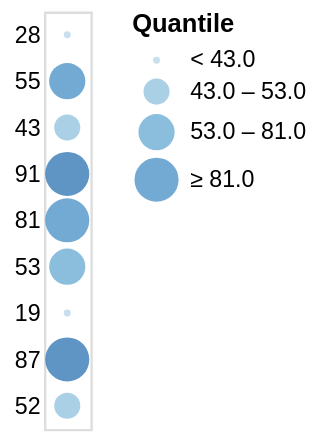

Source (Vega-Lite JSON):
### Vega specification from a JSON file in a GitHub repository (floating-point values rounded to 4 significant figures)
{"$schema": "https://vega.github.io/schema/vega/v5.json", "autosize": "pad", "padding": 5, "width": 20, "style": "cell", "data": [{"name": "source_0", "values": [{"a": "A", "b": 28}, {"a": "B", "b": 55}, {"a": "C", "b": 43}, {"a": "D", "b": 91}, {"a": "E", "b": 81}, {"a": "F", "b": 53}, {"a": "G", "b": 19}, {"a": "H", "b": 87}, {"a": "I", "b": 52}]}, {"name": "data_0", "source": "source_0", "transform": [{"type": "filter", "expr": "datum[\"b\"] !== null && !isNaN(datum[\"b\"])"}]}], "signals": [{"name": "y_step", "value": 20}, {"name": "height", "update": "bandspace(domain('y').length, 1, 0.5) * y_step"}, {"name": "width", "update": "width"}], "marks": [{"name": "marks", "type": "symbol", "style": ["circle"], "from": {"data": "data_0"}, "encode": {"update": {"opacity": {"value": 0.7}, "fill": {"scale": "color", "field": "b"}, "tooltip": {"signal": "{\"b\": ''+datum[\"b\"], \"Quantile\": format(datum[\"b\"], \"\")}"}, "x": {"signal": "width", "mult": 0.5}, "y": {"scale": "y", "field": "b"}, "size": {"scale": "size", "field": "b"}, "shape": {"value": "circle"}}}}], "scales": [{"name": "y", "type": "point", "domain": {"data": "data_0", "field": "b"}, "range": {"step": {"signal": "y_step"}}, "padding": 0.5}, {"name": "color", "type": "quantile", "domain": {"data": "data_0", "field": "b"}, "range": "ramp", "interpolate": "hcl"}, {"name": "size", "type": "quantile", "domain": {"data": "data_0", "field": "b"}, "range": {"signal": "sequence(9, 361 + (361 - 9) / (4 - 1), (361 - 9) / (4 - 1))"}}], "axes": [{"scale": "y", "orient": "left", "grid": false, "domain": false, "ticks": false, "zindex": 1}], "legends": [{"title": "Quantile", "fill": "color", "gradientLength": {"signal": "clamp(height, 64, 200)"}, "labelOverlap": "greedy", "symbolType": "circle", "encode": {"symbols": {"update": {"shape": {"value": "circle"}, "opacity": {"value": 0.7}}}}, "size": "size"}]}
